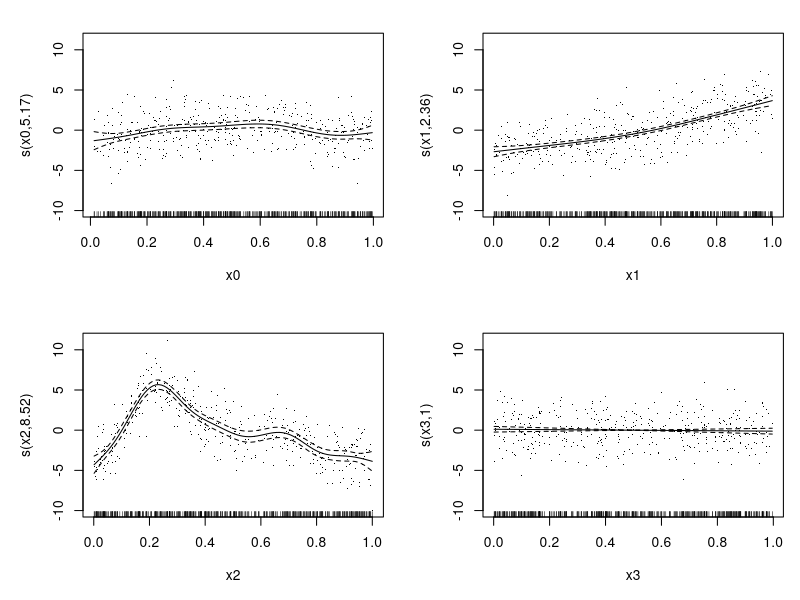
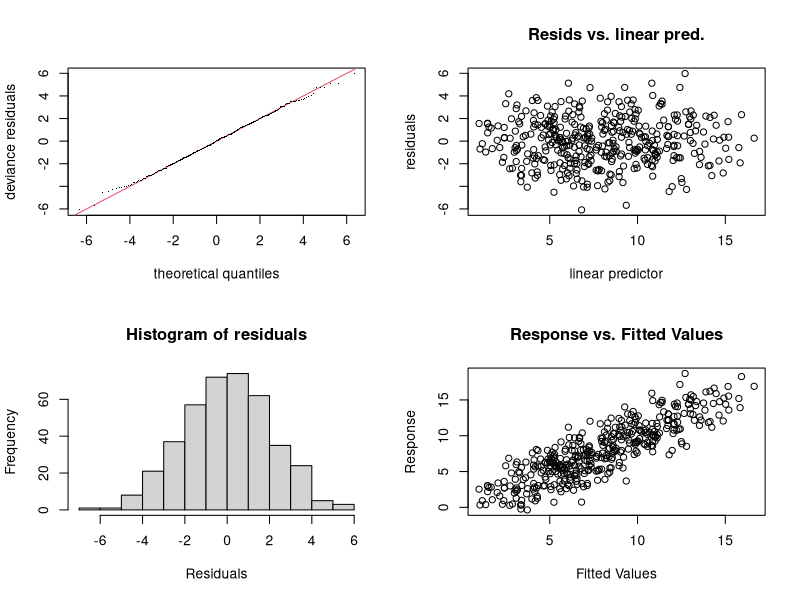
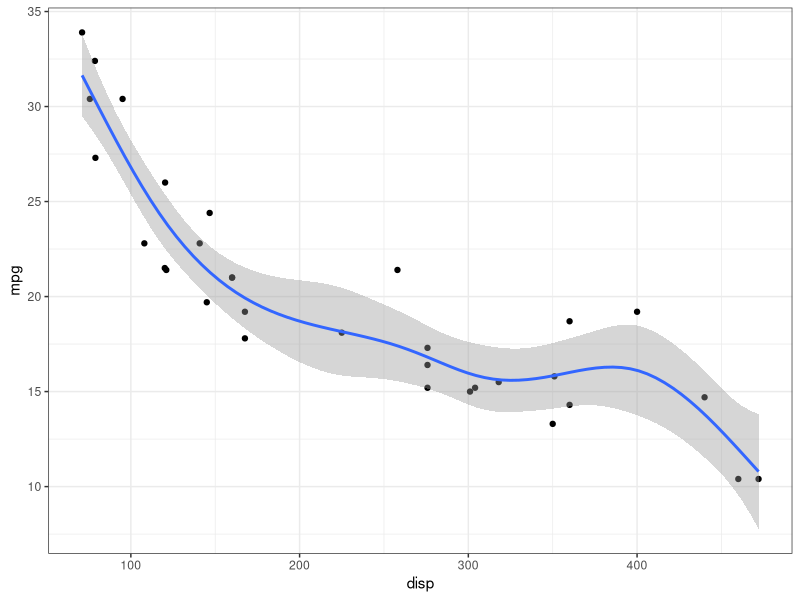
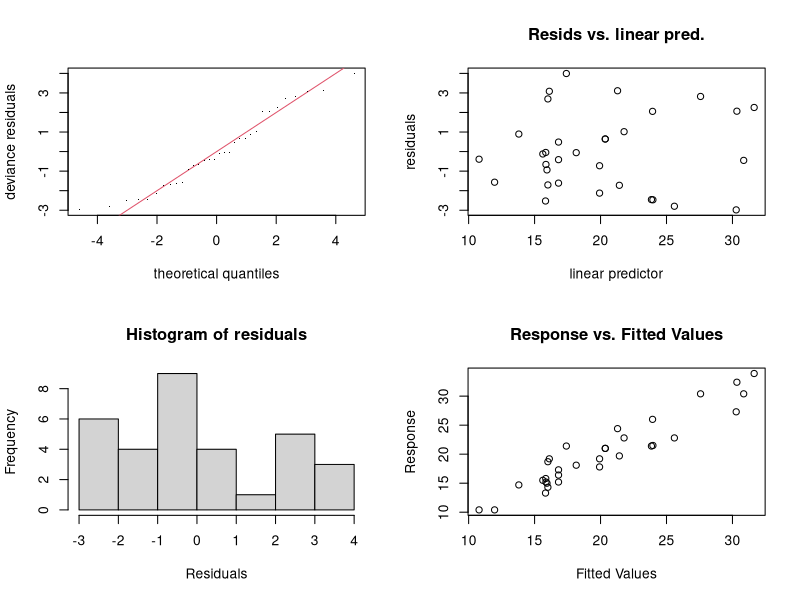
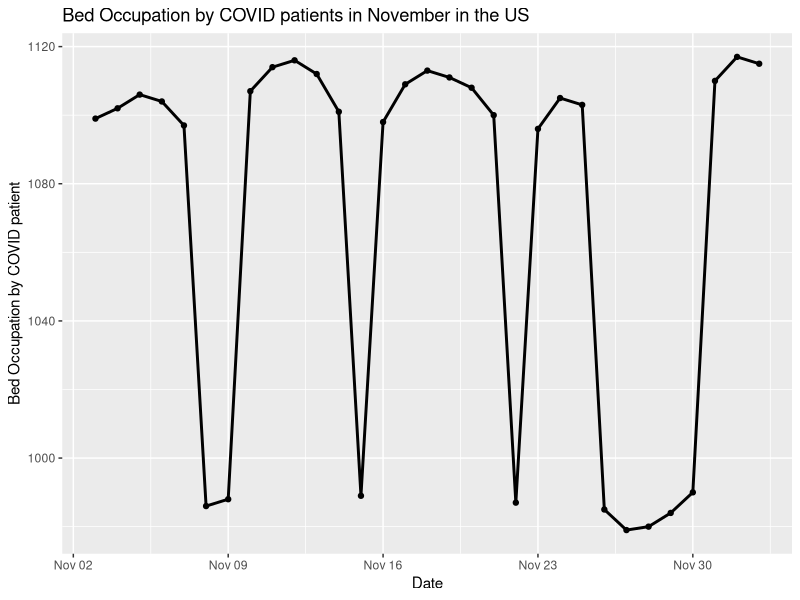
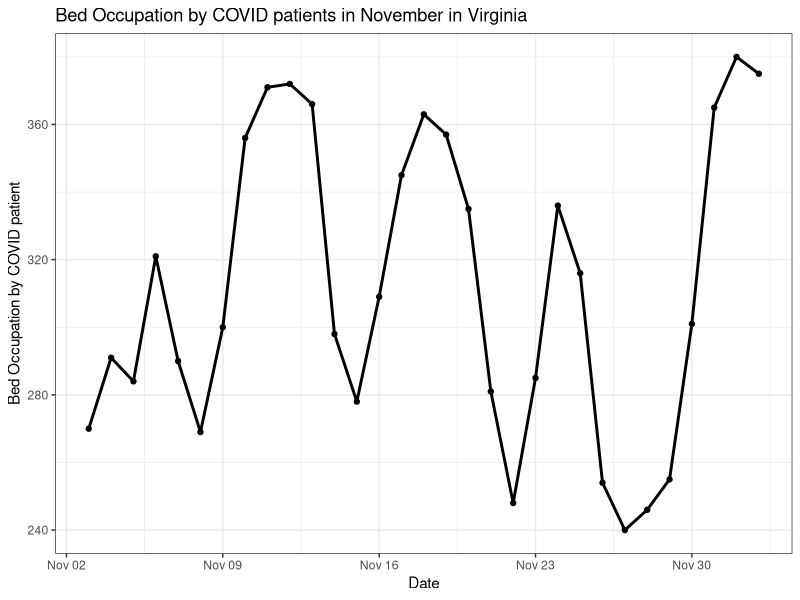
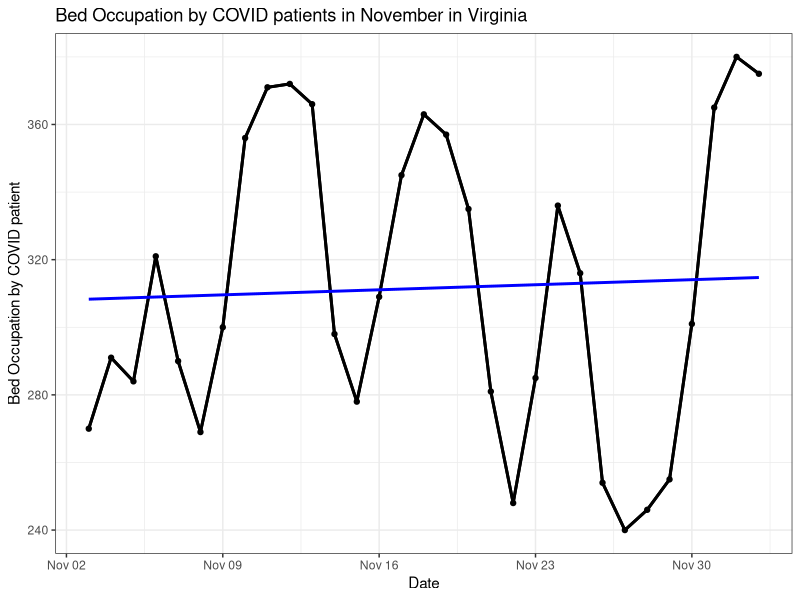
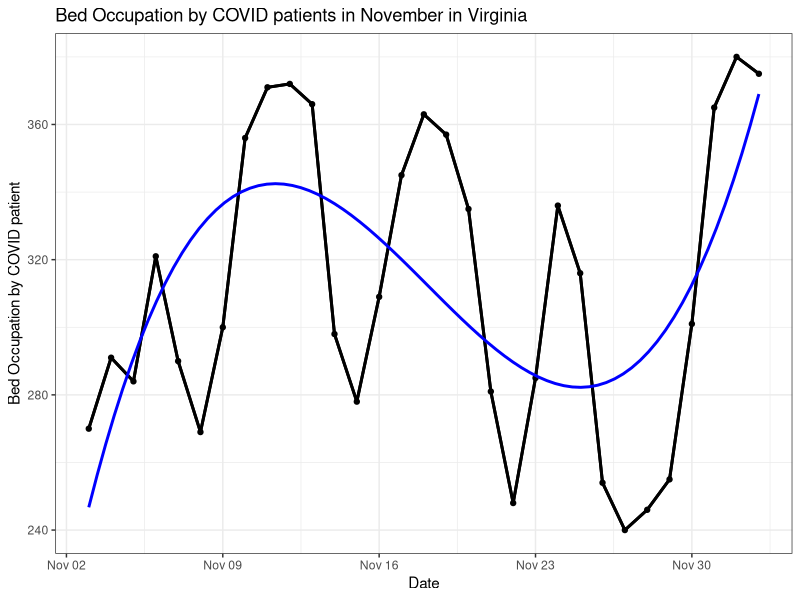

R code for these plots, in order:
## ---- chunk 1
knitr::opts_chunk$set(echo = TRUE, 
                      comment = NA, # Required
                      fig.path = "./figures/",  # Store all figures here in relative path (make the folder first)
                      fig.align = "center",
                      fig.width = 7,
                      fig.height = 7,
                      message = FALSE, # Turn off load messages
                      warning = FALSE # Turn off warnings
                      )
## ---- chunk 2
library(mgcv)
set.seed(0)
sim_data <- gamSim(1, n = 400, dist="normal", scale=2)
head(sim_data)
## ---- chunk 3
fit <- gam(y ~ s(x0) + s(x1) + s(x2) + s(x3), data = sim_data)
summary(fit)
## ---- chunk 4
plot(fit, pages=1, residuals=TRUE)
## ---- chunk 5
gam.check(fit)
## ---- chunk 6
data("mtcars")
mtcars_gam <- 
  gam(mpg ~ s(disp), data = mtcars, method = "REML")
summary(mtcars_gam)
## ---- chunk 7
library(ggplot2)
ggplot(data = mtcars, aes(x = disp, y = mpg)) +
  theme_bw() + geom_point() +
  geom_smooth(method = "gam", formula = y ~ s(x)) 
## ---- chunk 8
gam.check(mtcars_gam)
## ---- chunk 9

## ---- chunk 10
bedOcc <- read.csv("estimated_inpatient.csv", header = TRUE)
library(ggplot2)
library(tidyverse)

# Read dataset
bedOcc <- bedOcc %>% 
          select(state, collection_date, Inpatient.Beds.Occupied.Estimated, Total.Inpatient.Beds) %>% 
          drop_na()

# Convert from Character to Numeric and Date variable type
bedOcc$Inpatient.Beds.Occupied.Estimated <- as.factor(bedOcc$Inpatient.Beds.Occupied.Estimated)
bedOcc$Inpatient.Beds.Occupied.Estimated <- as.numeric(bedOcc$Inpatient.Beds.Occupied.Estimated)
bedOcc$Total.Inpatient.Beds <- as.factor(bedOcc$Total.Inpatient.Beds)
bedOcc$Total.Inpatient.Beds <- as.numeric(bedOcc$Total.Inpatient.Beds)
bedOcc$collection_date <- as.Date(bedOcc$collection_date)
## ---- chunk 11
# Bed Occupation for COVID-19 patients Country Wide
bedOccCW <- bedOcc %>% 
            filter(state == 'CW')
ggplot(data = bedOccCW, aes(x = collection_date, y = Inpatient.Beds.Occupied.Estimated)) + geom_point() +
  geom_line(color = "black", size = 1) +
  labs(title = 'Bed Occupation by COVID patients in November in the US', x = "Date", y = "Bed Occupation by COVID patient")

## ---- chunk 12
bedOccVA <- bedOcc %>% 
            filter(state == 'VA')
p <- ggplot(data = bedOccVA, aes(x = collection_date, y = Inpatient.Beds.Occupied.Estimated)) + theme_bw() + geom_point() +
  geom_line(color = "black", size = 1) + 
  labs(title = 'Bed Occupation by COVID patients in November in Virginia', x = "Date", y = "Bed Occupation by COVID patient")
p
## ---- chunk 13
# Linear Model Fit (uses formula = y~x)
p + geom_line(color = "black", size = 1) + geom_smooth(method = 'lm', se=FALSE, color = 'blue')

# Model Fit adjusting splines
p + geom_line(color = "black", size = 1) + geom_smooth(method = 'lm', formula = y~splines::bs(x,3), se=FALSE, color = 'blue')
## ---- chunk 14
# Loess Model Fit 
p + geom_line(color = "black", size = 1) + geom_smooth(method = 'loess', se=FALSE, color = 'blue')
## ---- chunk 15
# GAM Model Fit (formula = y ~ s(x, bs = "cs"))
p + geom_line(color = "black", size = 1) + geom_smooth(method = 'gam', se=FALSE, color = 'red')
